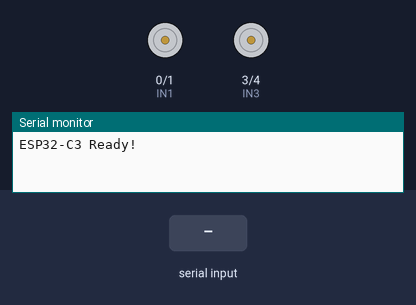
Bench run of a sketch on a simulated ESP32-C3. On the bench: motor-driver pin pairs drawn as motors (green arrow = first pin HIGH = forward, orange = second pin HIGH = backward, longer = more drive), the last lines printed to the serial monitor. The test bench sets the inputs (shaded band).

Above: at 2.2 s.
2.3 s: "90,45\n" received over Serial
At 2.6 s:
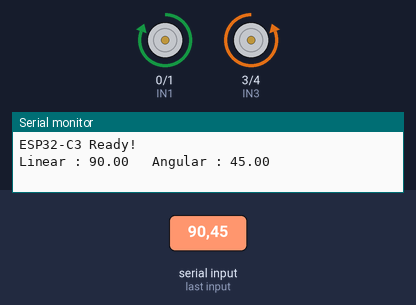
3.8 s: "30,150\n" received over Serial
At 5.0 s:
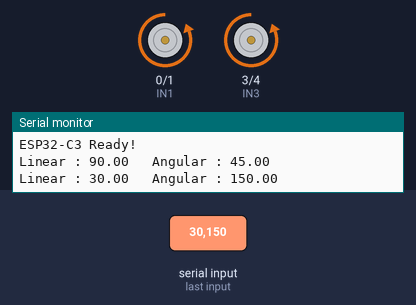
Timing chart, 0 to 6.8 s (numbered marks = the images above; inputs shaded):
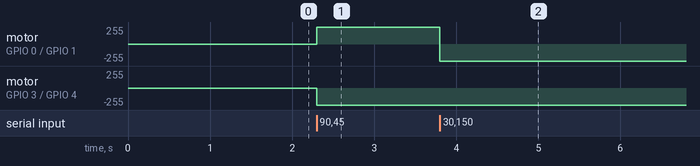

The sketch:

motor.ino
```cpp
#include <Arduino.h>

#define IN1  0
#define IN2  1
#define IN3  3
#define IN4  4

void setup() {
  Serial.begin(115200);
  delay(1000);

  pinMode(IN1, OUTPUT);
  pinMode(IN2, OUTPUT);
  pinMode(IN3, OUTPUT);
  pinMode(IN4, OUTPUT);

  // Stop motors
  digitalWrite(IN1, LOW);
  digitalWrite(IN2, LOW);
  digitalWrite(IN3, LOW);
  digitalWrite(IN4, LOW);

  Serial.println("ESP32-C3 Ready!");
}

void setMotors(float linear, float angular) {

  float leftSpeed  = linear - angular;
  float rightSpeed = linear + angular;

  // -------- LEFT MOTOR --------
  if (leftSpeed > 0.05) {
    // Forward
    digitalWrite(IN1, HIGH);
    digitalWrite(IN2, LOW);
  }
  else if (leftSpeed < -0.05) {
    // Reverse
    digitalWrite(IN1, LOW);
    digitalWrite(IN2, HIGH);
  }
  else {
    // Stop
    digitalWrite(IN1, LOW);
    digitalWrite(IN2, LOW);
  }

  // -------- RIGHT MOTOR --------
  // Right motor direction is reversed
  if (rightSpeed > 0.05) {
    // Forward
    digitalWrite(IN3, LOW);
    digitalWrite(IN4, HIGH);
  }
  else if (rightSpeed < -0.05) {
    // Reverse
    digitalWrite(IN3, HIGH);
    digitalWrite(IN4, LOW);
  }
  else {
    // Stop
    digitalWrite(IN3, LOW);
    digitalWrite(IN4, LOW);
  }
}

void loop() {

  if (Serial.available()) {

    String data = Serial.readStringUntil('\n');
    data.trim();

    int commaIndex = data.indexOf(',');

    if (commaIndex != -1) {

      float linear  = data.substring(0, commaIndex).toFloat();
      float angular = data.substring(commaIndex + 1).toFloat();

      setMotors(linear, angular);

      Serial.print("Linear : ");
      Serial.print(linear);

      Serial.print("   Angular : ");
      Serial.println(angular);
    }
  }
}
```

Measured:
- after the input at 2.3 s, motor on GPIO 0 (IN1) / GPIO 1 (IN2): stopped → forward 255/255 at once; motor on GPIO 3 (IN3) / GPIO 4 (IN4): stopped → backward 255/255 at once
- after the input at 3.8 s, motor on GPIO 0 (IN1) / GPIO 1 (IN2): forward 255/255 → backward 255/255 at once
